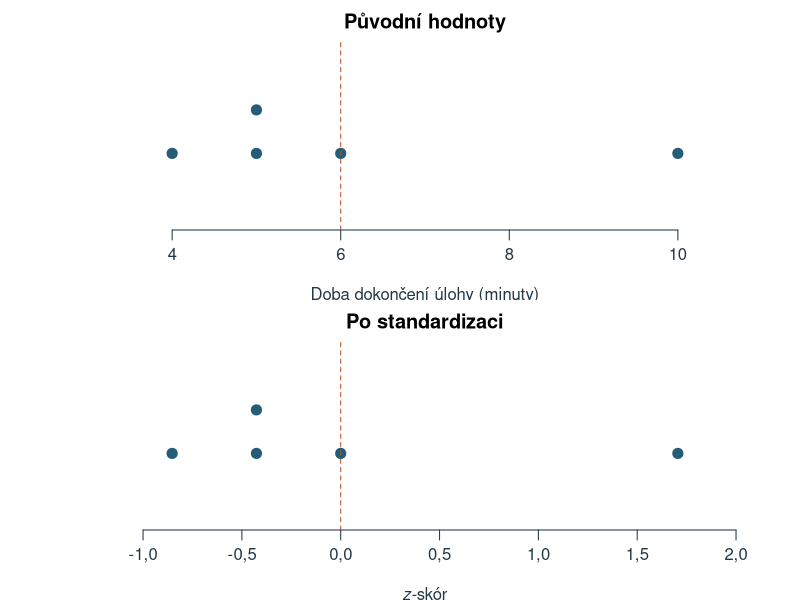
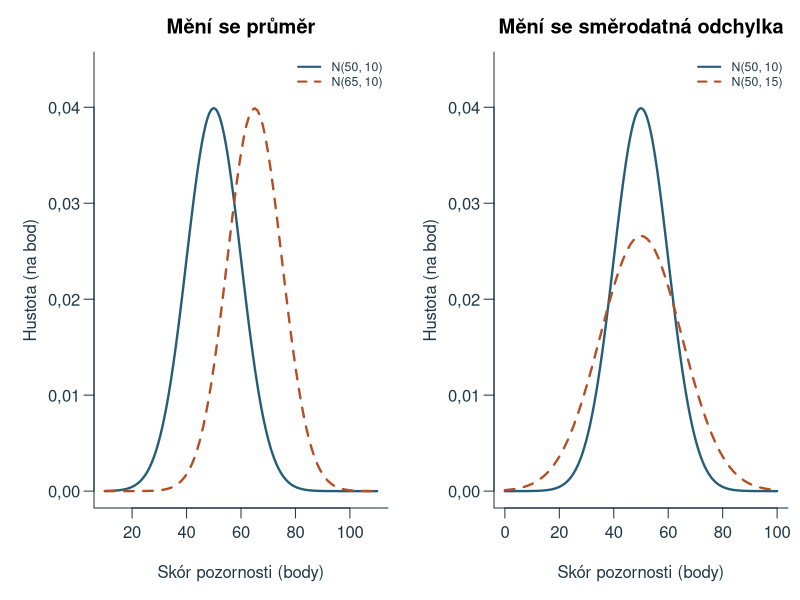
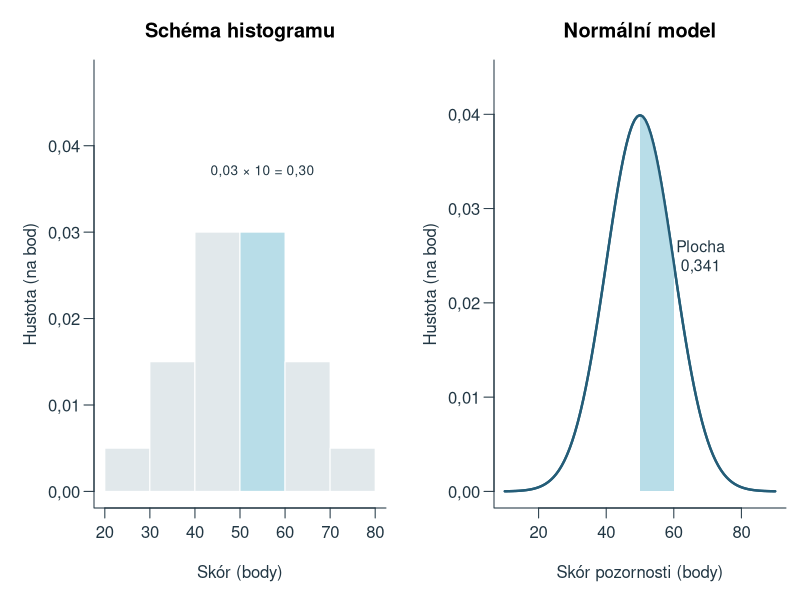
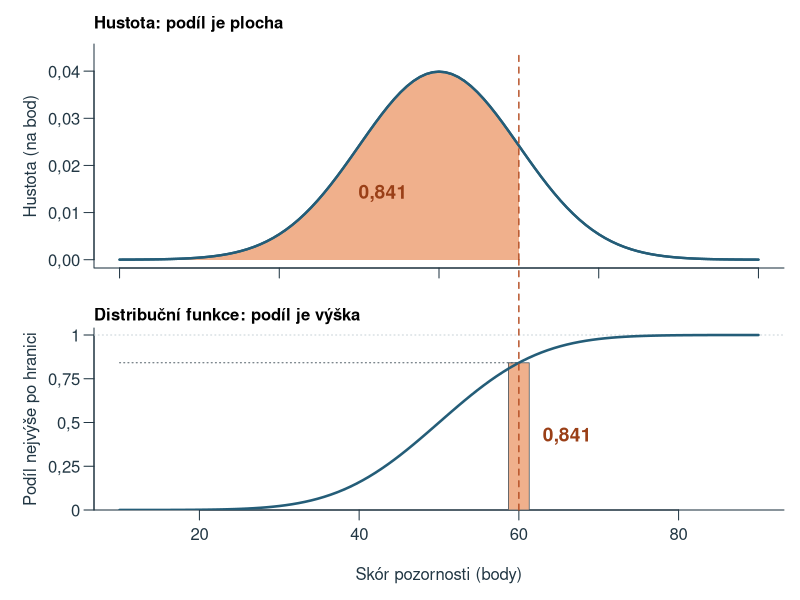
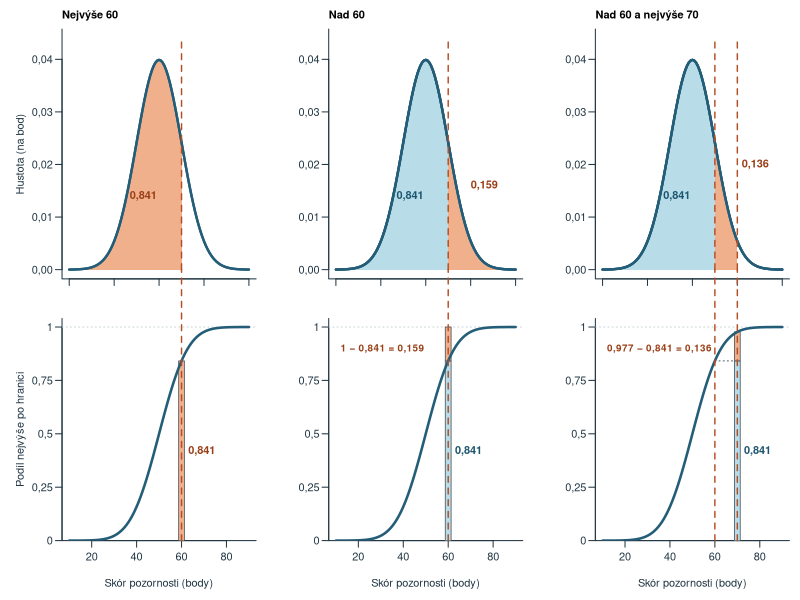
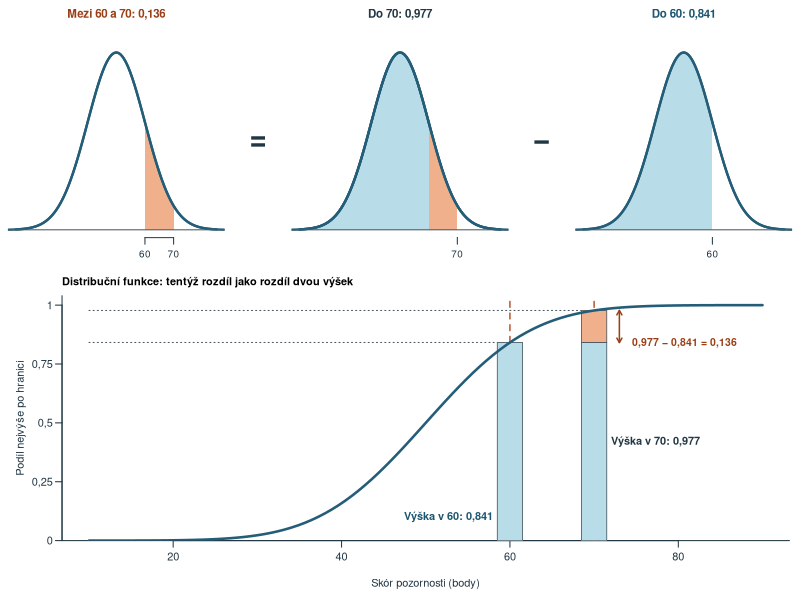
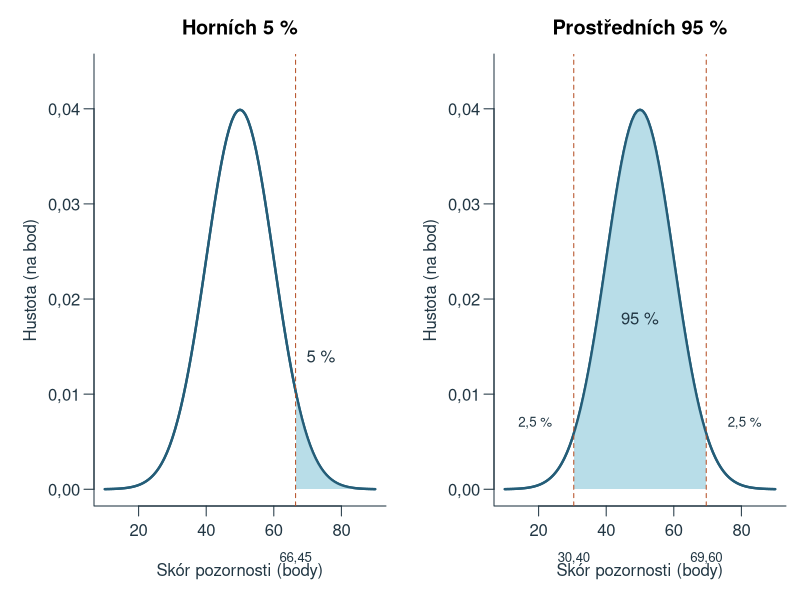
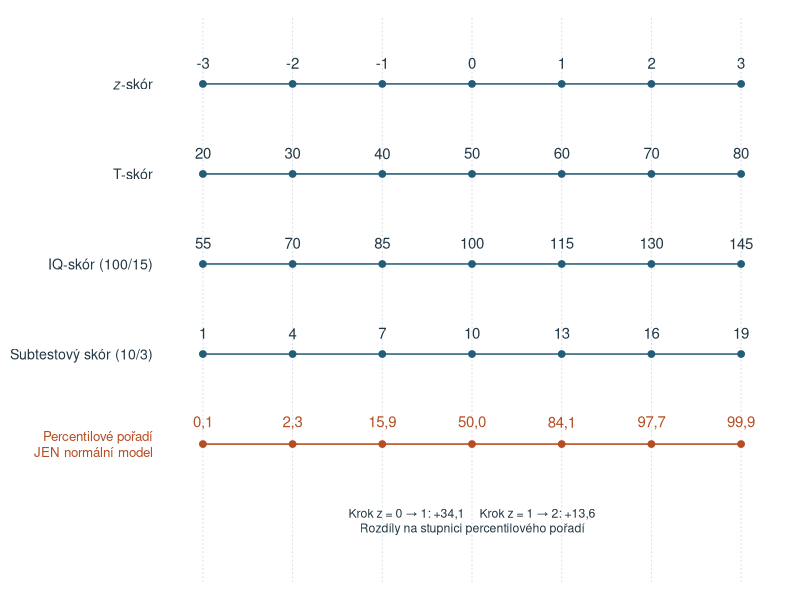

Source code (R) for these figures, in order:
# Original teaching examples; base R, UTF-8, deterministic project-root paths.
ch4_data <- read.csv('data/kapitola_04.csv', fileEncoding='UTF-8')
ch4_x <- ch4_data$skor_body
ch4_p <- (seq_along(ch4_x)-.5)/length(ch4_x)
ch4_z <- qnorm(ch4_p)
ch4_reference <- mean(ch4_x)+sd(ch4_x)*ch4_z
ch4_sten_breaks <- c(-Inf,seq(-2,2,.5),Inf)
ch4_stanine_breaks <- c(-Inf,seq(-1.75,1.75,.5),Inf)
ch4_sten <- function(z) as.integer(cut(z,ch4_sten_breaks,right=TRUE))
ch4_stanine <- function(z) as.integer(cut(z,ch4_stanine_breaks,right=TRUE))
ch4_sten_proportions <- diff(pnorm(ch4_sten_breaks))
ch4_stanine_proportions <- diff(pnorm(ch4_stanine_breaks))
ch4_out <- 'assets/chapter-04/plots'
ch4_old_options <- options(OutDec=',')
dir.create(ch4_out,recursive=TRUE,showWarnings=FALSE)
ch4_blue <- '#245D78'; ch4_orange <- '#B54E24'; ch4_fill <- '#B8DDE8'; ch4_gray <- '#4D5A63'
ch4_draw <- function(name,code,width=8,height=4.5) {
  svg(file.path(ch4_out,paste0(name,'.svg')),width=width,height=height,family='sans',bg='white')
  par(mar=c(4.5,4.5,2.6,.8),mgp=c(2.7,.7,0),las=1,col.axis='#223744',col.lab='#223744',fg='#223744',cex=.9)
  force(code); dev.off()
}
ch4_curve <- function(mu=50,sigma=10,main='',xlim=c(10,90),ylim=c(0,.044)) {
  x <- seq(xlim[1],xlim[2],length.out=1001)
  plot(x,dnorm(x,mu,sigma),type='l',lwd=2.3,col=ch4_blue,xlab='Skór pozornosti (body)',ylab='Hustota (na bod)',main=main,xlim=xlim,ylim=ylim,bty='l')
}
ch4_area <- function(lower,upper,mu=50,sigma=10,fill=ch4_fill) {
  v <- seq(max(lower,mu-4*sigma),min(upper,mu+4*sigma),length.out=400)
  polygon(c(v[1],v,tail(v,1)),c(0,dnorm(v,mu,sigma),0),col=fill,border=NA)
  curve(dnorm(x,mu,sigma),add=TRUE,lwd=2.3,col=ch4_blue)
}
ch4_draw('standardizace', {
  par(mfrow=c(2,1),mar=c(3.5,3.5,2.1,1))
  v <- c(4,5,5,6,10); z <- (v-mean(v))/sd(v); h <- c(1,1,1.25,1,1)
  for(k in 1:2) {
    a <- if(k==1) v else z
    plot(a,h,pch=19,cex=1.35,col=ch4_blue,yaxt='n',ylab='',ylim=c(.6,1.6),xlim=range(a)+c(-.15,.15)*diff(range(a)),bty='n',xlab=if(k==1)'Doba dokončení úlohy (minuty)' else expression(italic(z)*'-skór'),main=if(k==1)'Původní hodnoty' else 'Po standardizaci')
    abline(v=if(k==1)mean(v) else 0,lty=2,col=ch4_orange)
  }
},height=5)
ch4_draw('parametry', {
  par(mfrow=c(1,2),mar=c(4.6,4.7,2.6,.6))
  ch4_curve(main='Mění se průměr',xlim=c(10,110))
  curve(dnorm(x,65,10),add=TRUE,col=ch4_orange,lwd=2.3,lty=2)
  legend('topright',c('N(50, 10)','N(65, 10)'),col=c(ch4_blue,ch4_orange),lty=1:2,lwd=2,bty='n',cex=.74)
  ch4_curve(main='Mění se směrodatná odchylka',xlim=c(0,100))
  curve(dnorm(x,50,15),add=TRUE,col=ch4_orange,lwd=2.3,lty=2)
  legend('topright',c('N(50, 10)','N(50, 15)'),col=c(ch4_blue,ch4_orange),lty=1:2,lwd=2,bty='n',cex=.74)
},width=10)
ch4_draw('hustota', {
  par(mfrow=c(1,2),mar=c(4.6,4.7,3,.7))
  plot(NA,xlim=c(20,80),ylim=c(0,.048),xlab='Skór (body)',ylab='Hustota (na bod)',main='Schéma histogramu',bty='l')
  b <- seq(20,80,10); heights <- c(.005,.015,.03,.03,.015,.005)
  rect(b[-7],0,b[-1],heights,col=c(rep('#E1E8EB',3),ch4_fill,rep('#E1E8EB',2)),border='white')
  text(55,.037,'0,03 × 10 = 0,30',cex=.82)
  ch4_curve(main='Normální model')
  ch4_area(50,60)
  text(68,.025,'Plocha\n0,341',cex=.95)
},width=9)
# Density above, distribution function below: the coloured area equals the coloured height.
ch4_hi <- '#F0B08C'; ch4_hi_text <- '#9A3F17'; ch4_lo <- ch4_fill; ch4_lo_text <- '#1D5670'
ch4_fmt <- function(v) format(round(v,3),nsmall=3)
ch4_F <- function(x) pnorm(x,50,10)
ch4_top_mar <- c(1.6,4.7,2.2,.8); ch4_bottom_mar <- c(4.5,4.7,1.4,.8)
ch4_density_panel <- function(title,ylab='Hustota (na bod)') {
  par(mar=ch4_top_mar)
  x <- seq(10,90,length.out=1001)
  plot(x,dnorm(x,50,10),type='n',xlab='',ylab=ylab,xlim=c(10,90),ylim=c(0,.044),bty='l',xaxt='n')
  axis(1,at=seq(10,90,20),labels=FALSE)
  title(main=title,adj=0,cex.main=1)
}
ch4_density_line <- function() curve(dnorm(x,50,10),from=10,to=90,add=TRUE,lwd=2.3,col=ch4_blue)
ch4_cdf_panel <- function(title,ylab='Podíl nejvýše po hranici') {
  par(mar=ch4_bottom_mar)
  plot(NA,xlim=c(10,90),ylim=c(0,1.04),yaxs='i',xlab='Skór pozornosti (body)',ylab=ylab,bty='l',yaxt='n')
  axis(2,at=seq(0,1,.25),labels=c('0','0,25','0,5','0,75','1'))
  abline(h=1,col='#C9D3D8',lty=3)
  title(main=title,adj=0,cex.main=1)
}
ch4_cdf_line <- function() curve(ch4_F(x),from=10,to=90,add=TRUE,lwd=2.5,col=ch4_blue)
# Column at the boundary: stacked pieces c(y0,y1,fill).
ch4_column <- function(x,pieces,w=2.6) for(p in pieces) rect(x-w/2,p[[1]],x+w/2,p[[2]],col=p[[3]],border=ch4_gray,lwd=.8)
# One dashed boundary line through both panels; call in the top panel, then link() in the bottom one.
ch4_link_start <- function(xs) { segments(xs,0,xs,.044,lty=2,lwd=1.4,col=ch4_orange); grconvertY(0,'user','ndc') }
ch4_link_end <- function(xs,ndc) { op <- par(xpd=NA); segments(xs,0,xs,grconvertY(ndc,'ndc','user'),lty=2,lwd=1.4,col=ch4_orange); par(op) }
ch4_draw('distribucni', {
  layout(matrix(1:2,2))
  ch4_density_panel('Hustota: podíl je plocha')
  ch4_area(-Inf,60,fill=ch4_hi); ch4_density_line()
  text(43,.014,ch4_fmt(ch4_F(60)),col=ch4_hi_text,font=2,cex=1.15)
  ndc <- ch4_link_start(60)
  ch4_cdf_panel('Distribuční funkce: podíl je výška')
  ch4_column(60,list(list(0,ch4_F(60),ch4_hi)))
  segments(10,ch4_F(60),60,ch4_F(60),lty=3,col=ch4_gray)
  ch4_cdf_line(); ch4_link_end(60,ndc)
  text(63,ch4_F(60)/2,ch4_fmt(ch4_F(60)),col=ch4_hi_text,font=2,cex=1.15,adj=0)
},width=7,height=6.6)
ch4_draw('oblasti', {
  layout(matrix(1:6,2))
  ttl <- c('Nejvýše 60','Nad 60','Nad 60 a nejvýše 70')
  for(k in 1:3) {
    yl <- if(k==1) 'Hustota (na bod)' else ''
    ch4_density_panel(ttl[k],ylab=yl)
    if(k==1) { ch4_area(-Inf,60,fill=ch4_hi); text(43,.014,ch4_fmt(ch4_F(60)),col=ch4_hi_text,font=2) }
    if(k==2) { ch4_area(-Inf,60,fill=ch4_lo); ch4_area(60,Inf,fill=ch4_hi)
      text(43,.014,ch4_fmt(ch4_F(60)),col=ch4_lo_text,font=2); text(76,.016,ch4_fmt(1-ch4_F(60)),col=ch4_hi_text,font=2) }
    if(k==3) { ch4_area(-Inf,60,fill=ch4_lo); ch4_area(60,70,fill=ch4_hi)
      text(43,.014,ch4_fmt(ch4_F(60)),col=ch4_lo_text,font=2); text(78,.02,ch4_fmt(ch4_F(70)-ch4_F(60)),col=ch4_hi_text,font=2) }
    ch4_density_line()
    xs <- if(k==3) c(60,70) else 60
    ndc <- ch4_link_start(xs)
    ch4_cdf_panel('',ylab=if(k==1) 'Podíl nejvýše po hranici' else '')
    if(k==1) { ch4_column(60,list(list(0,ch4_F(60),ch4_hi)))
      text(63,.42,ch4_fmt(ch4_F(60)),col=ch4_hi_text,font=2,adj=0) }
    if(k==2) { ch4_column(60,list(list(0,ch4_F(60),ch4_lo),list(ch4_F(60),1,ch4_hi)))
      text(63,.42,ch4_fmt(ch4_F(60)),col=ch4_lo_text,font=2,adj=0)
      text(12,.9,paste0('1 − ',ch4_fmt(ch4_F(60)),' = ',ch4_fmt(1-ch4_F(60))),col=ch4_hi_text,font=2,adj=0,cex=.9) }
    if(k==3) { segments(60,ch4_F(60),70,ch4_F(60),lty=3,col=ch4_gray)
      ch4_column(70,list(list(0,ch4_F(60),ch4_lo),list(ch4_F(60),ch4_F(70),ch4_hi)))
      text(73,.42,ch4_fmt(ch4_F(60)),col=ch4_lo_text,font=2,adj=0)
      text(12,.9,paste0(ch4_fmt(ch4_F(70)),' − ',ch4_fmt(ch4_F(60)),' = ',ch4_fmt(ch4_F(70)-ch4_F(60))),col=ch4_hi_text,font=2,adj=0,cex=.9) }
    ch4_cdf_line(); ch4_link_end(xs,ndc)
  }
},width=10.5,height=6.4)
ch4_draw('mezi', {
  layout(matrix(c(1,2,3,4,5,6,6,6,6,6),2,byrow=TRUE),widths=c(1,.22,1,.22,1),heights=c(1,1.25))
  mini <- function(parts,lab,labcol,ticks) {
    par(mar=c(2.2,.6,2,.6))
    plot(NA,xlim=c(15,85),ylim=c(0,.044),axes=FALSE,xlab='',ylab='')
    for(p in parts) ch4_area(p[[1]],p[[2]],fill=p[[3]])
    ch4_density_line(); axis(1,at=ticks,cex.axis=.9); abline(h=0,col=ch4_gray)
    title(main=lab,col.main=labcol,cex.main=1.05)
  }
  sym <- function(s) { par(mar=c(2.2,0,2,0)); plot.new(); text(.5,.45,s,cex=2.6,font=2,col='#223744') }
  mini(list(list(60,70,ch4_hi)),paste('Mezi 60 a 70:',ch4_fmt(ch4_F(70)-ch4_F(60))),ch4_hi_text,c(60,70))
  sym('=')
  mini(list(list(-Inf,60,ch4_lo),list(60,70,ch4_hi)),paste('Do 70:',ch4_fmt(ch4_F(70))),'#223744',70)
  sym('−')
  mini(list(list(-Inf,60,ch4_lo)),paste('Do 60:',ch4_fmt(ch4_F(60))),ch4_lo_text,60)
  par(mar=c(4.5,4.7,2.2,.8))
  plot(NA,xlim=c(10,90),ylim=c(0,1.04),yaxs='i',xlab='Skór pozornosti (body)',ylab='Podíl nejvýše po hranici',bty='l',yaxt='n')
  axis(2,at=seq(0,1,.25),labels=c('0','0,25','0,5','0,75','1'))
  title(main='Distribuční funkce: tentýž rozdíl jako rozdíl dvou výšek',adj=0,cex.main=1)
  abline(v=c(60,70),lty=2,lwd=1.4,col=ch4_orange)
  segments(10,c(ch4_F(60),ch4_F(70)),c(60,70),c(ch4_F(60),ch4_F(70)),lty=3,col=ch4_gray)
  ch4_column(60,list(list(0,ch4_F(60),ch4_lo)),w=3)
  ch4_column(70,list(list(0,ch4_F(60),ch4_lo),list(ch4_F(60),ch4_F(70),ch4_hi)),w=3)
  ch4_cdf_line()
  text(58,.1,paste('Výška v 60:',ch4_fmt(ch4_F(60))),col=ch4_lo_text,font=2,adj=1)
  text(72,.42,paste('Výška v 70:',ch4_fmt(ch4_F(70))),col='#223744',font=2,adj=0)
  arrows(73,ch4_F(60),73,ch4_F(70),code=3,length=.05,col=ch4_hi_text,lwd=1.5)
  text(74.5,(ch4_F(60)+ch4_F(70))/2-.07,paste0(ch4_fmt(ch4_F(70)),' − ',ch4_fmt(ch4_F(60)),' = ',ch4_fmt(ch4_F(70)-ch4_F(60))),col=ch4_hi_text,font=2,adj=0,cex=.95)
},width=10,height=6.6)
ch4_draw('kvantily', {
  par(mfrow=c(1,2),mar=c(4.7,4.7,2.7,.7))
  ch4_curve(main='Horních 5 %');a<-qnorm(.95,50,10);ch4_area(a,Inf)
  abline(v=a,lty=2,col=ch4_orange);text(74,.014,'5 %');axis(1,at=a,labels='66,45',line=1.3,tick=FALSE,cex.axis=.8)
  ch4_curve(main='Prostředních 95 %');a<-qnorm(c(.025,.975),50,10);ch4_area(a[1],a[2])
  abline(v=a,lty=2,col=ch4_orange);text(50,.018,'95 %');text(c(19,81),.007,'2,5 %',cex=.8)
  axis(1,at=a,labels=c('30,40','69,60'),line=1.3,tick=FALSE,cex.axis=.8)
},width=9)
ch4_draw('skaly', {
  par(mar=c(1,9,1,1))
  zz<--3:3
  plot(NA,xlim=c(-3.2,3.2),ylim=c(-1.3,4.5),axes=FALSE,xlab='',ylab='')
  abline(v=zz,col='#D6E0E5',lty=3)
  for(k in 1:4) {
    y<-5-k;segments(-3,y,3,y,col=ch4_blue,lwd=1.5)
    points(zz,rep(y,7),pch=19,col=ch4_blue)
    text(zz,y+.23,list(zz,50+10*zz,100+15*zz,10+3*zz)[[k]])
    mtext(list(expression(italic(z)*'-skór'),'T-skór','IQ-skór (100/15)','Subtestový skór (10/3)')[[k]],side=2,at=y,line=.5,las=1,cex=.85)
  }
  segments(-3,0,3,0,col=ch4_orange,lwd=1.5)
  points(zz,rep(0,7),pch=19,col=ch4_orange)
  text(zz,.23,format(round(100*pnorm(zz),1),decimal.mark=',',trim=TRUE),col=ch4_orange)
  mtext('Percentilové pořadí\nJEN normální model',side=2,at=0,line=.5,las=1,cex=.8,col=ch4_orange)
  text(0,-.85,'Krok z = 0 → 1: +34,1     Krok z = 1 → 2: +13,6\nRozdíly na stupnici percentilového pořadí',cex=.82)
},height=5.8)
ch4_draw('z-jako-jednotka', {
  par(mar=c(0,0,0,0));plot.new();plot.window(xlim=c(0,10),ylim=c(0,7),xaxs='i',yaxs='i')
  for(k in 1:2) {
    y<-if(k==1) 5 else 2
    text(.5,y+1.3,if(k==1) 'Test A: průměr 50 bodů; směrodatná odchylka 10 bodů' else 'Test B: průměr 30 bodů; směrodatná odchylka 6 bodů',adj=0,font=2)
    xx<-c(2,4,6);segments(1,y,7,y,col=ch4_blue)
    points(xx,rep(y,3),pch=19,col=ch4_blue)
    text(xx,y-.5,if(k==1)c('50','60','70') else c('30','36','42'))
    for(j in seq_len(k)) {
      arrows(xx[j],y+.5,xx[j+1],y+.5,length=.08,code=3,col=ch4_orange)
      text(mean(xx[j:(j+1)]),y+.8,if(k==1)'10 bodů' else '6 bodů',cex=.85)
    }
    points(xx[k+1],y,pch=21,cex=2.7,col=ch4_orange,bg='white',lwd=2)
    text(8.5,y,paste0('z = ',k),font=2,cex=1.25)
    text(2,y-.95,'průměr',cex=.85)
  }
  text(.5,.25,'Porovnáváme počet kroků od průměru, nikoli počty hrubých bodů.',adj=0,cex=.85)
},width=8,height=5.4)
ch4_draw('pasma-skoru', {
  par(mfrow=c(2,1),mar=c(6.2,4.4,4.6,1),cex=.95)
  pct<-function(v) paste0(format(round(100*v,1),nsmall=1,decimal.mark=',',trim=TRUE),' %')
  # Text on a white box so that it stays legible over the band boundaries.
  boxed<-function(x,y,label,adj=0,cex=.8,col='#223744') {
    w<-strwidth(label,cex=cex);h<-strheight(label,cex=cex)
    x0<-x-adj*w;rect(x0-.05,y-h/2-.012,x0+w+.05,y+h/2+.012,col='white',border=NA)
    text(x0,y,label,adj=c(0,.5),cex=cex,col=col)
  }
  for(k in 1:2) {
    breaks<-if(k==1) ch4_sten_breaks else ch4_stanine_breaks
    props<-if(k==1) ch4_sten_proportions else ch4_stanine_proportions
    inner<-breaks[is.finite(breaks)]
    finite_breaks<-pmax(-3.5,pmin(3.5,breaks));target<-if(k==1) ch4_sten(1.2) else ch4_stanine(1.2)
    plot(NA,xlim=c(-3.5,3.5),ylim=c(0,.48),xlab='',ylab='Hustota',bty='l',xaxt='n',yaxs='i')
    title(main=if(k==1)'Deset stenových pásem' else 'Devět staninových pásem',line=3)
    for(j in seq_len(length(breaks)-1)) {
      v<-seq(finite_breaks[j],finite_breaks[j+1],length.out=150)
      polygon(c(v[1],v,tail(v,1)),c(0,dnorm(v),0),border=NA,
        col=if(j==target)'#F3C395' else c('#DAEBF1','#B8DDE8')[(j%%2)+1])
    }
    curve(dnorm(x),add=TRUE,col=ch4_blue,lwd=2)
    abline(v=inner,col='#667078',lty=3)
    mids<-(head(finite_breaks,-1)+tail(finite_breaks,-1))/2
    axis(1,at=inner,cex.axis=.78)
    # Axis title right under the z values; band numbers form a separate row below.
    mtext(expression(italic(z)*'-skór'),side=1,line=1.75,cex=.95)
    mtext(if(k==1)'Sten:' else 'Stanin:',side=1,line=4.4,at=-3.3,cex=.8)
    mtext(seq_along(mids),side=1,line=4.4,at=mids,cex=.85)
    # Model share of every band just above the axis; cumulative share above each boundary.
    text(mids,ifelse(is.finite(head(breaks,-1))&is.finite(breaks[-1]),.016,.035),pct(props),cex=.6,col='#223744')
    mtext(pct(pnorm(inner)),side=3,line=.25,at=inner,cex=.62,col=ch4_hi_text)
    mtext('Kumulativně:',side=3,line=.25,at=-3.5,adj=0,cex=.62,col=ch4_hi_text)
    points(1.2,dnorm(1.2),pch=19,col=ch4_orange)
    arrows(1.2,.36,1.2,dnorm(1.2)+.02,length=.08,col=ch4_orange)
    boxed(1.25,.39,paste0('z = 1,2 → ',if(k==1)'sten ' else 'stanin ',target),cex=.85)
    arrows(c(-2.8,2.8),c(.07,.07),c(-3.4,3.4),c(.07,.07),length=.08)
    text(c(-2.8,2.8),c(.1,.1),'pokračuje',cex=.7)
    if(k==1) {
      points(c(1.1,1.4),c(.07,.07),pch=21,bg='white',col=ch4_orange,cex=.9)
      boxed(-3.35,.41,'Malé kroužky: z = 1,1 a 1,4',cex=.75)
      boxed(-3.35,.36,'Oba výsledky patří do stenu 8.',cex=.75)
    }
  }
},width=8.5,height=8.8)
ch4_norm_x <- c(11,12,12,13,14,14,14,16,17,19,22,26,31,39,52)
ch4_norm_z <- qnorm((rank(ch4_norm_x)-.5)/length(ch4_norm_x))
ch4_draw('normalizace', {
  par(mar=c(4.3,4.6,2.6,4.6))
  x <- ch4_norm_x; z <- ch4_norm_z; g <- 2.6; w <- 7.6
  ux <- function(v) (v-10)/45; uz <- function(v) (v+2.25)/4.5
  hx <- hist(x,breaks=seq(10,55,5),right=FALSE,plot=FALSE)
  hz <- hist(z,breaks=seq(-2,2,.5),right=FALSE,plot=FALSE)
  plot(NA,xlim=c(-g-w,g+w),ylim=c(0,1),xaxs='i',yaxs='i',axes=FALSE,xlab='',ylab='')
  abline(h=ux(seq(10,55,5)),col='#EEF2F4'); box(bty='l',col='#223744'); box(bty='7',col='#223744')
  rect(-g-hx$counts,ux(head(hx$breaks,-1)),-g,ux(hx$breaks[-1]),col=ch4_fill,border=ch4_blue,lwd=.8)
  rect(g,uz(head(hz$breaks,-1)),g+hz$counts,uz(hz$breaks[-1]),col=ch4_hi,border=ch4_hi_text,lwd=.8)
  # Tied values sit side by side; each pair of dots is joined by a translucent line.
  tie <- ave(x,x,FUN=function(v) seq_along(v)-(length(v)+1)/2)*.32
  xl <- -g+.75+tie; xr <- g-.75+tie
  segments(xl,ux(x),xr,uz(z),col=adjustcolor(ch4_gray,.5),lwd=1.3)
  points(xl,ux(x),pch=21,bg=ch4_blue,col='white',cex=1.25)
  points(xr,uz(z),pch=21,bg=ch4_hi_text,col='white',cex=1.25)
  axis(2,at=ux(seq(10,50,10)),labels=seq(10,50,10))
  axis(4,at=uz(-2:2),labels=c('−2','−1','0','1','2'))
  mtext('Doba řešení (s)',side=2,line=2.8,las=0); mtext(expression(italic(z)*'-skór po normalizaci'),side=4,line=2.8,las=0)
  cnt <- 0:7
  axis(1,at=c(-g-cnt,g+cnt),labels=c(cnt,cnt))
  mtext('Četnost',side=1,line=2.5)
  mtext('Původní doby',side=3,line=.6,at=-g-w/2,font=2)
  mtext('Po normalizaci',side=3,line=.6,at=g+w/2,font=2)
},width=8,height=5.6)
ch4_draw('qq-konstrukce', {
  par(mar=c(0,0,0,0));plot.new();plot.window(xlim=c(0,10),ylim=c(0,9),xaxs='i',yaxs='i')
  box_label<-function(x,y,w,h,label,fill=ch4_fill) {
    rect(x-w/2,y-h/2,x+w/2,y+h/2,col=fill,border=ch4_blue)
    text(x,y,label,cex=.93)
  }
  box_label(5,8.1,7,1,'První pořadí z 12 seřazených skórů: i = 1')
  arrows(c(4,6),7.5,c(2.5,7.5),6.8,length=.1)
  box_label(2.5,6,4,1.4,'DATA\nPrvní pozorovaný skór: 35 bodů')
  box_label(7.5,6,4,1.4,'MODEL\nPodíl p = (1 − 0,5) / 12\n≈ 0,041667')
  arrows(7.5,5.2,7.5,4.7,length=.1)
  box_label(7.5,3.9,4,1.4,'Normální kvantil pro tento podíl\nz ≈ −1,731664')
  arrows(2.5,5.2,3.6,2,length=.1)
  arrows(7.5,3.1,6.4,2,length=.1)
  text(1.65,3.65,'Svislá osa\npozorovaný skór',cex=.85)
  text(8.05,2.5,'Vodorovná osa\nteoretický kvantil',cex=.85)
  box_label(5,1.3,5.5,1.2,'Bod Q–Q grafu: (−1,73; 35)',fill='#FAECDD')
  text(5,.25,'Pořadí propojí data s modelem; nejde o dvě měření jednoho člověka.',cex=.85)
},width=8,height=6.7)
ch4_draw('qq-priklad', {
  plot(ch4_z,ch4_x,pch=19,col=ch4_blue,cex=1.15,xlab='Teoretický normální kvantil (z)',ylab='Pozorovaný skór pozornosti (body)',bty='l',xlim=c(-2,2),ylim=c(30,70))
  abline(a=mean(ch4_x),b=sd(ch4_x),col=ch4_orange,lwd=2,lty=2)
  legend('topleft',c('Pozorované skóry','Referenční přímka m + s z'),col=c(ch4_blue,ch4_orange),pch=c(19,NA),lty=c(NA,2),bty='n',cex=.85)
},width=7)
# Distinct simulations for graphical diagnosis; not empirical psychological data.
set.seed(20261010)
# New sets are appended so that the earlier draws keep their values.
ch4_simulations <- list(normalni=rnorm(200,50,10),sikme=30+rexp(200,rate=1/15),chvosty=50+8*rt(200,df=3),smes=c(rnorm(100,36,5),rnorm(100,64,5)),
  sikme_vlevo=70-rexp(200,rate=1/10),lehke=runif(200,30,70))
# Same heavy-tailed model, another draw (2026-10-31): the first draw showed the heavy tail only at
# the top. Replaced after the list so that the other simulations keep their values.
set.seed(20263319); ch4_simulations$chvosty <- 50+8*rt(200,df=3)
ch4_titles <- c(normalni='Normální model',sikme='Rozdělení zešikmené doprava',chvosty='Těžší chvosty',smes='Směs dvou skupin',
  sikme_vlevo='Rozdělení zešikmené doleva',lehke='Lehčí chvosty')
# Highlighted percentiles: each lies between two neighbouring ranks, (i - 0.5)/n just below and
# just above p; the same pair brackets PERCENTIL.INC (type 7). Both observations are coloured.
ch4_qq_groups <- list(list(p=c(.01,.99),col='#7B3294',lab='1. a 99. percentil'),
  list(p=c(.25,.75),col='#1B9E77',lab='25. a 75. percentil'),
  list(p=.5,col='#E6AB02',lab='Medián (50. percentil)'))
ch4_qq_ranks <- function(p,n) sort(unique(c(floor(n*p+.5),ceiling(n*p+.5))))
for(nm in names(ch4_simulations)) ch4_draw(paste0('diagnostika-',nm), {
  v<-ch4_simulations[[nm]]; n<-length(v); z<-qnorm((seq_len(n)-.5)/n); vs<-sort(v)
  par(mfrow=c(1,2),mar=c(4.6,4.7,2.7,.6))
  h<-hist(v,breaks='FD',plot=FALSE);xx<-seq(min(h$breaks),max(h$breaks),length.out=500)
  plot(h,freq=FALSE,col=ch4_fill,border='white',main=ch4_titles[nm],xlab='Simulovaný skór',ylab='Hustota',ylim=c(0,1.12*max(h$density,dnorm(xx,mean(v),sd(v)))));lines(xx,dnorm(xx,mean(v),sd(v)),col=ch4_orange,lwd=2)
  plot(z,vs,pch=19,cex=.55,col='#8FB3C6',xlab='Teoretický normální kvantil (z)',ylab='Seřazený simulovaný skór',main='Normální Q–Q graf',bty='l')
  abline(a=mean(v),b=sd(v),lty=2,col=ch4_orange,lwd=2)
  for(g in ch4_qq_groups) { r<-unlist(lapply(g$p,ch4_qq_ranks,n=n)); points(z[r],vs[r],pch=21,cex=1.25,bg=g$col,col='#1F2A30',lwd=.9) }
  legend(if(nm=='sikme_vlevo') 'bottomright' else 'topleft',vapply(ch4_qq_groups,`[[`,'',"lab"),pt.bg=vapply(ch4_qq_groups,`[[`,'',"col"),
    pch=21,col='#1F2A30',pt.cex=1.15,bty='n',cex=.74,inset=.01)
},width=9,height=4.4)
# Optional extension: the same right-skewed simulation as a Q-Q plot and a P-P plot.
ch4_draw('pp-qq', {
  v<-sort(ch4_simulations$sikme); n<-length(v); p<-(seq_len(n)-.5)/n; z<-qnorm(p)
  par(mfrow=c(1,2),mar=c(4.6,4.7,2.7,.8))
  plot(z,v,pch=19,cex=.55,col=ch4_blue,xlab='Teoretický normální kvantil (z)',ylab='Seřazený simulovaný skór',main='Q–Q graf: porovnává hodnoty',bty='l')
  abline(a=mean(v),b=sd(v),lty=2,col=ch4_orange,lwd=2)
  plot(p,pnorm((v-mean(v))/sd(v)),pch=19,cex=.55,col=ch4_blue,xlab='Empirický podíl (i − 0,5)/n',ylab='Modelový podíl podle normálního modelu',main='P–P graf: porovnává podíly',bty='l',xlim=c(0,1),ylim=c(0,1),xaxs='i',yaxs='i')
  abline(0,1,lty=2,col=ch4_orange,lwd=2)
},width=9,height=4.4)
# Same normal simulation: the curve matches bar heights only on the density scale.
ch4_draw('histogram-krivka', {
  v<-ch4_simulations$normalni; h<-hist(v,breaks='FD',plot=FALSE)
  xx<-seq(min(h$breaks),max(h$breaks),length.out=500); yy<-dnorm(xx,mean(v),sd(v))
  par(mfrow=c(1,2),mar=c(4.6,4.7,2.7,.6))
  plot(h,freq=TRUE,col=ch4_fill,border='white',main='Svislá osa: četnost',xlab='Simulovaný skór',ylab='Četnost',ylim=c(0,1.12*max(h$counts)))
  lines(xx,yy,col=ch4_orange,lwd=2)
  plot(h,freq=FALSE,col=ch4_fill,border='white',main='Svislá osa: hustota',xlab='Simulovaný skór',ylab='Hustota (na bod)',ylim=c(0,1.12*max(h$density,yy)))
  lines(xx,yy,col=ch4_orange,lwd=2)
},width=9,height=4.4)
options(ch4_old_options)
